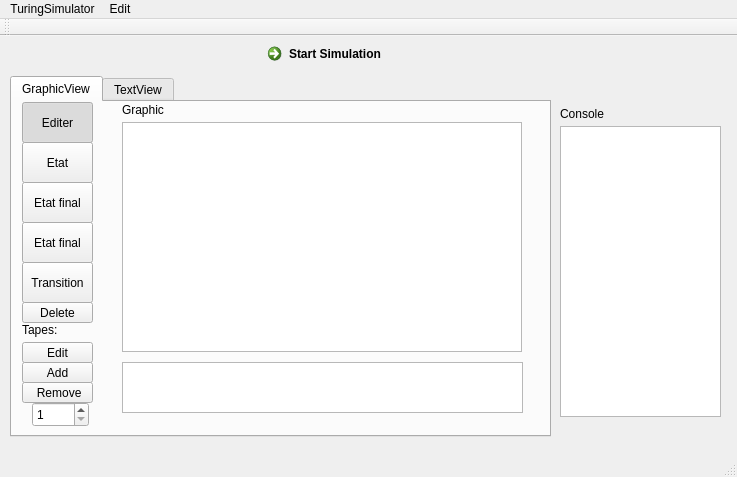
<?xml version="1.0" encoding="UTF-8"?>
<ui version="4.0">
 <class>MainWindow</class>
 <widget class="QMainWindow" name="MainWindow">
  <property name="enabled">
   <bool>true</bool>
  </property>
  <property name="geometry">
   <rect>
    <x>0</x>
    <y>0</y>
    <width>737</width>
    <height>477</height>
   </rect>
  </property>
  <property name="sizePolicy">
   <sizepolicy hsizetype="Fixed" vsizetype="Fixed">
    <horstretch>0</horstretch>
    <verstretch>0</verstretch>
   </sizepolicy>
  </property>
  <property name="minimumSize">
   <size>
    <width>700</width>
    <height>400</height>
   </size>
  </property>
  <property name="windowTitle">
   <string>TuringSimulator</string>
  </property>
  <property name="layoutDirection">
   <enum>Qt::LeftToRight</enum>
  </property>
  <widget class="QWidget" name="centralWidget">
   <widget class="QTabWidget" name="tabWidget">
    <property name="geometry">
     <rect>
      <x>10</x>
      <y>40</y>
      <width>541</width>
      <height>361</height>
     </rect>
    </property>
    <property name="sizePolicy">
     <sizepolicy hsizetype="Expanding" vsizetype="Expanding">
      <horstretch>0</horstretch>
      <verstretch>0</verstretch>
     </sizepolicy>
    </property>
    <property name="tabPosition">
     <enum>QTabWidget::North</enum>
    </property>
    <property name="tabShape">
     <enum>QTabWidget::Rounded</enum>
    </property>
    <property name="currentIndex">
     <number>0</number>
    </property>
    <property name="elideMode">
     <enum>Qt::ElideRight</enum>
    </property>
    <widget class="QWidget" name="widget">
     <attribute name="title">
      <string>GraphicView</string>
     </attribute>
     <widget class="QSpinBox" name="spinBox">
      <property name="geometry">
       <rect>
        <x>20</x>
        <y>300</y>
        <width>57</width>
        <height>25</height>
       </rect>
      </property>
      <property name="minimumSize">
       <size>
        <width>1</width>
        <height>3</height>
       </size>
      </property>
      <property name="minimum">
       <number>1</number>
      </property>
      <property name="maximum">
       <number>5</number>
      </property>
     </widget>
     <widget class="QLabel" name="label">
      <property name="geometry">
       <rect>
        <x>110</x>
        <y>0</y>
        <width>62</width>
        <height>16</height>
       </rect>
      </property>
      <property name="text">
       <string>Graphic</string>
      </property>
     </widget>
     <widget class="QToolButton" name="StateButton">
      <property name="geometry">
       <rect>
        <x>10</x>
        <y>40</y>
        <width>71</width>
        <height>41</height>
       </rect>
      </property>
      <property name="toolTip">
       <string>State</string>
      </property>
      <property name="text">
       <string extracomment="Etat">Etat</string>
      </property>
      <property name="icon">
       <iconset resource="../Ressource.qrc">
        <normaloff>:/new/icones/Etat.png</normaloff>:/new/icones/Etat.png</iconset>
      </property>
      <property name="iconSize">
       <size>
        <width>30</width>
        <height>30</height>
       </size>
      </property>
      <property name="checkable">
       <bool>true</bool>
      </property>
     </widget>
     <widget class="QToolButton" name="AcceptButton">
      <property name="geometry">
       <rect>
        <x>10</x>
        <y>80</y>
        <width>71</width>
        <height>41</height>
       </rect>
      </property>
      <property name="toolTip">
       <string>Initial State</string>
      </property>
      <property name="text">
       <string extracomment="Etat Final">Etat final</string>
      </property>
      <property name="icon">
       <iconset resource="../Ressource.qrc">
        <normaloff>:/new/icones/Etat_final.png</normaloff>:/new/icones/Etat_final.png</iconset>
      </property>
      <property name="iconSize">
       <size>
        <width>30</width>
        <height>30</height>
       </size>
      </property>
      <property name="checkable">
       <bool>true</bool>
      </property>
     </widget>
     <widget class="QToolButton" name="EditButton">
      <property name="enabled">
       <bool>true</bool>
      </property>
      <property name="geometry">
       <rect>
        <x>10</x>
        <y>0</y>
        <width>71</width>
        <height>41</height>
       </rect>
      </property>
      <property name="focusPolicy">
       <enum>Qt::NoFocus</enum>
      </property>
      <property name="toolTip">
       <string>Edit</string>
      </property>
      <property name="text">
       <string extracomment="Editer">Editer</string>
      </property>
      <property name="icon">
       <iconset resource="../Ressource.qrc">
        <normaloff>:/new/icones/Edition.png</normaloff>:/new/icones/Edition.png</iconset>
      </property>
      <property name="iconSize">
       <size>
        <width>30</width>
        <height>30</height>
       </size>
      </property>
      <property name="checkable">
       <bool>true</bool>
      </property>
      <property name="checked">
       <bool>true</bool>
      </property>
     </widget>
     <widget class="QToolButton" name="TransitionButton">
      <property name="geometry">
       <rect>
        <x>10</x>
        <y>160</y>
        <width>71</width>
        <height>41</height>
       </rect>
      </property>
      <property name="toolTip">
       <string>Transition</string>
      </property>
      <property name="text">
       <string extracomment="Transition">Transition</string>
      </property>
      <property name="iconSize">
       <size>
        <width>100</width>
        <height>100</height>
       </size>
      </property>
      <property name="checkable">
       <bool>false</bool>
      </property>
     </widget>
     <widget class="QToolButton" name="RejectButton">
      <property name="geometry">
       <rect>
        <x>10</x>
        <y>120</y>
        <width>71</width>
        <height>41</height>
       </rect>
      </property>
      <property name="toolTip">
       <string>Final State</string>
      </property>
      <property name="text">
       <string extracomment="Etat Final">Etat final</string>
      </property>
      <property name="icon">
       <iconset resource="../Ressource.qrc">
        <normaloff>:/new/icones/Etat_final.png</normaloff>:/new/icones/Etat_final.png</iconset>
      </property>
      <property name="iconSize">
       <size>
        <width>30</width>
        <height>30</height>
       </size>
      </property>
      <property name="checkable">
       <bool>true</bool>
      </property>
     </widget>
     <widget class="QGraphicsView" name="graphicsView">
      <property name="geometry">
       <rect>
        <x>110</x>
        <y>20</y>
        <width>400</width>
        <height>230</height>
       </rect>
      </property>
      <property name="maximumSize">
       <size>
        <width>400</width>
        <height>230</height>
       </size>
      </property>
      <property name="mouseTracking">
       <bool>true</bool>
      </property>
     </widget>
     <widget class="QPushButton" name="DeleteButton">
      <property name="geometry">
       <rect>
        <x>10</x>
        <y>200</y>
        <width>71</width>
        <height>21</height>
       </rect>
      </property>
      <property name="text">
       <string>Delete</string>
      </property>
      <property name="icon">
       <iconset resource="../Ressource.qrc">
        <normaloff>:/new/icones/delete.png</normaloff>:/new/icones/delete.png</iconset>
      </property>
     </widget>
     <widget class="QListWidget" name="listWidget">
      <property name="geometry">
       <rect>
        <x>110</x>
        <y>260</y>
        <width>401</width>
        <height>51</height>
       </rect>
      </property>
     </widget>
     <widget class="QPushButton" name="EditTransitionButton">
      <property name="geometry">
       <rect>
        <x>10</x>
        <y>240</y>
        <width>71</width>
        <height>21</height>
       </rect>
      </property>
      <property name="toolTip">
       <string>Edit Tape</string>
      </property>
      <property name="text">
       <string>Edit</string>
      </property>
     </widget>
     <widget class="QPushButton" name="EditTransitionButton_2">
      <property name="geometry">
       <rect>
        <x>10</x>
        <y>260</y>
        <width>71</width>
        <height>21</height>
       </rect>
      </property>
      <property name="toolTip">
       <string>Add Tape</string>
      </property>
      <property name="text">
       <string>Add</string>
      </property>
     </widget>
     <widget class="QPushButton" name="EditTransitionButton_3">
      <property name="geometry">
       <rect>
        <x>10</x>
        <y>280</y>
        <width>71</width>
        <height>21</height>
       </rect>
      </property>
      <property name="toolTip">
       <string>Remove Tape</string>
      </property>
      <property name="text">
       <string> Remove</string>
      </property>
     </widget>
     <widget class="QLabel" name="label_2">
      <property name="geometry">
       <rect>
        <x>10</x>
        <y>220</y>
        <width>62</width>
        <height>16</height>
       </rect>
      </property>
      <property name="text">
       <string>Tapes:</string>
      </property>
     </widget>
    </widget>
    <widget class="QWidget" name="tab_2">
     <attribute name="title">
      <string>TextView</string>
     </attribute>
     <widget class="QTextEdit" name="textEdit">
      <property name="geometry">
       <rect>
        <x>0</x>
        <y>20</y>
        <width>511</width>
        <height>261</height>
       </rect>
      </property>
     </widget>
     <widget class="QLabel" name="label_6">
      <property name="geometry">
       <rect>
        <x>0</x>
        <y>0</y>
        <width>101</width>
        <height>16</height>
       </rect>
      </property>
      <property name="text">
       <string>Text Zone</string>
      </property>
     </widget>
    </widget>
   </widget>
   <widget class="QCommandLinkButton" name="bouton">
    <property name="geometry">
     <rect>
      <x>260</x>
      <y>0</y>
      <width>161</width>
      <height>31</height>
     </rect>
    </property>
    <property name="text">
     <string>Start Simulation</string>
    </property>
    <property name="checkable">
     <bool>false</bool>
    </property>
    <property name="autoDefault">
     <bool>false</bool>
    </property>
   </widget>
   <widget class="QLabel" name="label_3">
    <property name="geometry">
     <rect>
      <x>560</x>
      <y>70</y>
      <width>62</width>
      <height>16</height>
     </rect>
    </property>
    <property name="text">
     <string>Console</string>
    </property>
   </widget>
   <widget class="QTextEdit" name="console">
    <property name="geometry">
     <rect>
      <x>560</x>
      <y>90</y>
      <width>161</width>
      <height>291</height>
     </rect>
    </property>
   </widget>
   <widget class="QLabel" name="transition_label">
    <property name="geometry">
     <rect>
      <x>130</x>
      <y>400</y>
      <width>391</width>
      <height>16</height>
     </rect>
    </property>
    <property name="font">
     <font>
      <family>Helvetica</family>
      <pointsize>14</pointsize>
      <weight>50</weight>
      <bold>false</bold>
     </font>
    </property>
    <property name="text">
     <string/>
    </property>
   </widget>
  </widget>
  <widget class="QMenuBar" name="menuBar">
   <property name="geometry">
    <rect>
     <x>0</x>
     <y>0</y>
     <width>737</width>
     <height>22</height>
    </rect>
   </property>
   <widget class="QMenu" name="menuTuringSim">
    <property name="title">
     <string>TuringSimulator</string>
    </property>
    <addaction name="actionNouveau"/>
    <addaction name="actionOuvrir"/>
    <addaction name="actionFermer"/>
    <addaction name="actionQuitter"/>
   </widget>
   <widget class="QMenu" name="menuEditer">
    <property name="title">
     <string>Edit</string>
    </property>
    <addaction name="actionCopier"/>
    <addaction name="actionColler"/>
    <addaction name="actionCouper"/>
   </widget>
   <addaction name="menuTuringSim"/>
   <addaction name="menuEditer"/>
  </widget>
  <widget class="QToolBar" name="mainToolBar">
   <property name="enabled">
    <bool>true</bool>
   </property>
   <property name="sizePolicy">
    <sizepolicy hsizetype="Expanding" vsizetype="Expanding">
     <horstretch>0</horstretch>
     <verstretch>0</verstretch>
    </sizepolicy>
   </property>
   <attribute name="toolBarArea">
    <enum>TopToolBarArea</enum>
   </attribute>
   <attribute name="toolBarBreak">
    <bool>false</bool>
   </attribute>
  </widget>
  <widget class="QStatusBar" name="statusBar"/>
  <action name="actionNouveau">
   <property name="text">
    <string>New</string>
   </property>
  </action>
  <action name="actionOuvrir">
   <property name="text">
    <string>Open</string>
   </property>
  </action>
  <action name="actionFermer">
   <property name="text">
    <string>Close</string>
   </property>
  </action>
  <action name="actionQuitter">
   <property name="text">
    <string>Quit</string>
   </property>
  </action>
  <action name="actionCopier">
   <property name="text">
    <string>Copy</string>
   </property>
  </action>
  <action name="actionColler">
   <property name="text">
    <string>Paste</string>
   </property>
  </action>
  <action name="actionCouper">
   <property name="text">
    <string>Cut</string>
   </property>
  </action>
 </widget>
 <layoutdefault spacing="6" margin="11"/>
 <resources>
  <include location="../Ressource.qrc"/>
 </resources>
 <connections/>
</ui>
